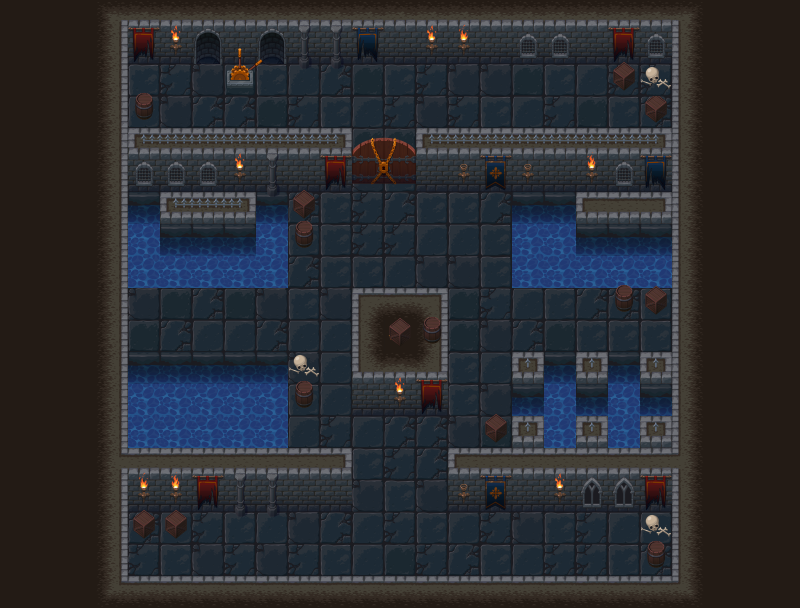

This is a level from a 2D game, rendered from its Tiled map with the project's own tilesets. A one-line summary and the map file follow, with tile-layer data summarised:
An orthogonal 25x19 tile map with 32x32 px tiles, 10 tile layers (bg, wall bg, floor object 1, floor object 2, ...) and 36 objects (24x collision, 6x water, door, key, 1, ...).

<map version="1.0" tiledversion="1.1.4" orientation="orthogonal" renderorder="right-down" width="25" height="19" tilewidth="32" tileheight="32" infinite="0" nextobjectid="99">
 <tileset firstgid="1" name="tiles" tilewidth="32" tileheight="32" tilecount="240" columns="10">
  <image source="tiles.png" width="320" height="768" />
 </tileset>
 <layer name="bg" width="25" height="19">
  <properties>
   <property name="bg" value="0" />
   <property name="tileset" value="tiles" />
  </properties>
  <data>[475 cells, 437 non-empty, 34 distinct tile ids]</data>
 </layer>
 <layer name="wall bg" width="25" height="19">
  <properties>
   <property name="bg" value="0" />
   <property name="tileset" value="tiles" />
  </properties>
  <data>[475 cells, 64 non-empty, 20 distinct tile ids]</data>
 </layer>
 <layer name="floor object 1" width="25" height="19">
  <properties>
   <property name="bg" value="0" />
   <property name="tileset" value="tiles" />
  </properties>
  <data>[475 cells, 20 non-empty, 6 distinct tile ids]</data>
 </layer>
 <layer name="floor object 2" width="25" height="19">
  <properties>
   <property name="bg" value="0" />
   <property name="tileset" value="tiles" />
  </properties>
  <data>[475 cells, 7 non-empty, 3 distinct tile ids]</data>
 </layer>
 <layer name="switchoff" width="25" height="19">
  <properties>
   <property name="switchoff" value="2" />
   <property name="tileset" value="tiles" />
  </properties>
  <data>[475 cells, 4 non-empty, 4 distinct tile ids]</data>
 </layer>
 <layer name="door close 1" width="25" height="19">
  <properties>
   <property name="doorClosed" value="1" />
   <property name="tileset" value="tiles" />
  </properties>
  <data>[475 cells, 4 non-empty, 4 distinct tile ids]</data>
 </layer>
 <objectgroup name="door">
  <properties>
   <property name="door" value="1" />
  </properties>
  <object id="50" name="1" type="door" x="353.311" y="139" width="62.6887" height="43.0889">
   <properties>
    <property name="need" value="key1" />
   </properties>
  </object>
 </objectgroup>
 <layer name="switchon" width="25" height="19">
  <properties>
   <property name="switchon" value="2" />
   <property name="tileset" value="tiles" />
  </properties>
  <data>[475 cells, 2 non-empty, 2 distinct tile ids]</data>
 </layer>
 <layer name="fg" width="25" height="19">
  <properties>
   <property name="fg" value="1" />
   <property name="tileset" value="tiles" />
  </properties>
  <data>[475 cells, 39 non-empty, 9 distinct tile ids]</data>
 </layer>
 <objectgroup name="item">
  <properties>
   <property name="item" value="q" />
  </properties>
  <object id="45" name="key1" type="key" gid="119" x="641.5" y="321" width="29.6347" height="32">
   <properties>
    <property name="from" value="key1" />
   </properties>
  </object>
 </objectgroup>
 <objectgroup name="door openarea">
  <properties>
   <property name="opendoor" value="1" />
  </properties>
  <object id="51" name="1" x="354.178" y="183.196" width="61.2822" height="21.4757" />
 </objectgroup>
 <objectgroup name="itemchoose">
  <properties>
   <property name="itemchoose" value="q" />
  </properties>
  <object id="44" name="key1" x="630.679" y="308" width="39.3211" height="42" />
 </objectgroup>
 <layer name="wall fg" width="25" height="19">
  <properties>
   <property name="fg" value="1" />
   <property name="tileset" value="tiles" />
  </properties>
  <data>[475 cells, 7 non-empty, 6 distinct tile ids]</data>
 </layer>
 <layer name="floor object fg" width="25" height="19">
  <properties>
   <property name="fg" value="1" />
   <property name="tileset" value="tiles" />
  </properties>
  <data>[475 cells, 4 non-empty, 2 distinct tile ids]</data>
 </layer>
 <objectgroup name="open switch">
  <object id="37" type="opensw" x="192" y="52" width="96" height="76" />
 </objectgroup>
 <objectgroup name="character">
  <object id="1" name="princess" type="player" x="169.813" y="555.839" width="10.5375" height="12.5353">
   <ellipse />
  </object>
 </objectgroup>
 <objectgroup name="collision">
  <object id="2" type="collision" x="94.8956" y="0" width="610.329" height="51.9429" />
  <object id="3" type="collision" x="0" y="52.9418" width="128" height="552.392" />
  <object id="4" type="collision" x="672" y="52.0132" width="128" height="554.39" />
  <object id="5" type="collision" x="609.33" y="52.9418" width="62.9308" height="42.9528" />
  <object id="9" type="collision" x="129.857" y="96" width="32" height="60.1534" />
  <object id="10" type="collision" x="352" y="305.547" width="96" height="96.4526" />
  <object id="11" type="collision" x="288" y="352" width="32" height="50" />
  <object id="12" type="collision" x="128" y="501.161" width="63.9202" height="28.8395" />
  <object id="17" type="collision" x="416" y="149.161" width="255.109" height="40.4307" />
  <object id="19" type="collision" x="288" y="149.161" width="32" height="92.8395" />
  <object id="20" type="collision" x="288" y="149.161" width="64" height="40.4307" />
  <object id="21" type="collision" x="574.826" y="352.284" width="32.8175" height="33.4296" />
  <object id="24" type="collision" x="288" y="465.547" width="64" height="39.2264" />
  <object id="26" type="collision" x="448" y="467.956" width="64" height="40.4307" />
  <object id="27" type="collision" x="480" y="416.796" width="32" height="65.2044" />
  <object id="28" type="collision" x="640" y="497.547" width="32" height="78.4526" />
  <object id="32" type="collision" x="225.515" y="54.768" width="30.6057" height="41.8814" />
  <object id="52" type="collision" x="513" y="416.482" width="159.5" height="92.1096" />
  <object id="53" type="collision" x="128.5" y="451.973" width="159.5" height="54.7097" />
  <object id="54" type="collision" x="129" y="148.682" width="159.5" height="45.8175" />
  <object id="57" type="collision" x="609" y="279.569" width="60.9052" height="31.5438" />
  <object id="61" type="collision" x="642" y="97.5" width="28" height="121" />
  <object id="73" type="collision" x="511.681" y="351.827" width="32.8175" height="33.4296" />
  <object id="74" type="collision" x="639.776" y="350.849" width="32.8175" height="33.4296" />
 </objectgroup>
 <objectgroup name="water">
  <object id="67" type="water" x="131.098" y="199.428" width="148.143" height="79.1434" />
  <object id="68" type="water" x="519.172" y="184.603" width="149.428" height="94.3455" />
  <object id="69" type="water" x="129.112" y="363.359" width="150.632" height="86.7445" />
  <object id="70" type="water" x="519.557" y="386.541" width="150.632" height="27.0141" />
  <object id="71" type="water" x="545.05" y="361.103" width="30.1923" height="22.6568" />
  <object id="72" type="water" x="608.613" y="361.501" width="30.1923" height="22.6568" />
 </objectgroup>
</map>
